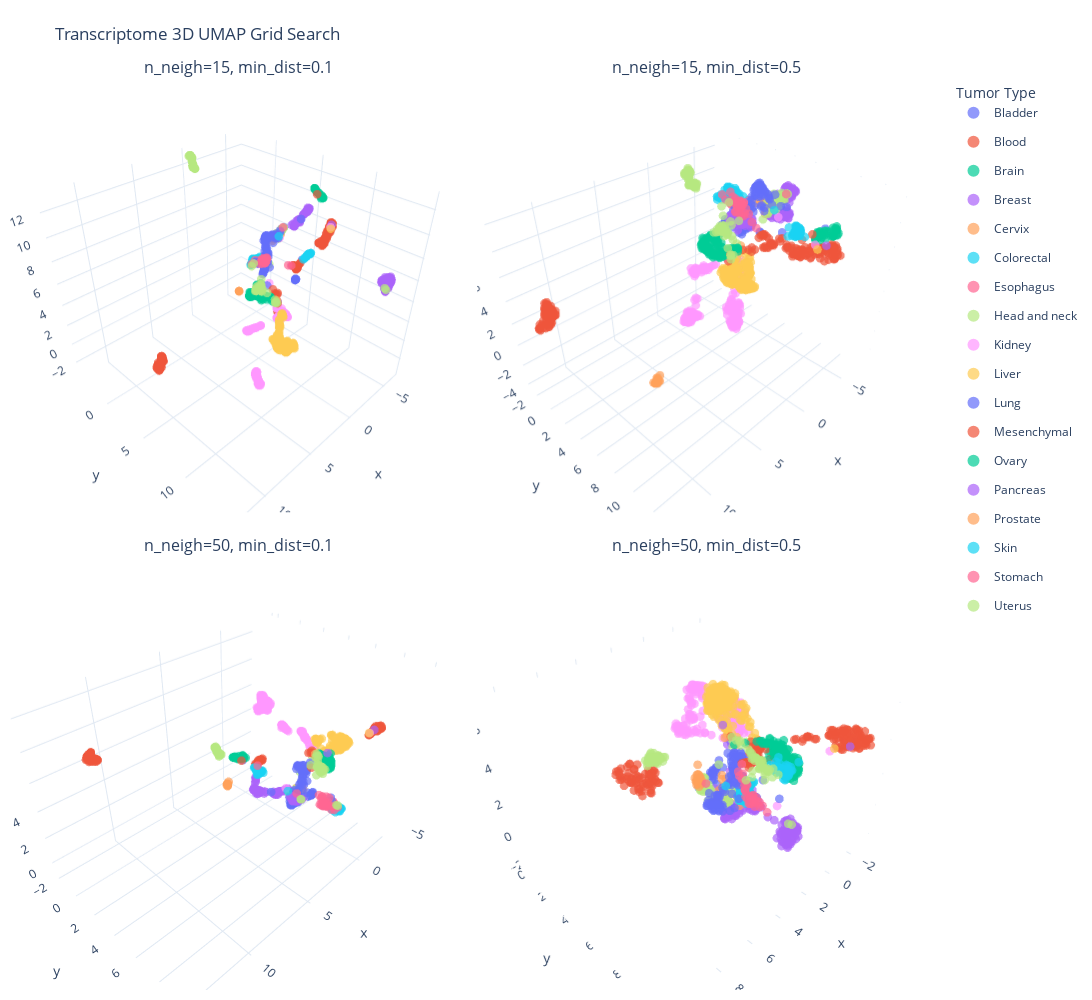

The cell this chart's notebook holds for it:
### Markdown cell above
### UMAP

With t-SNE we saw that assuming linearity is not optimal for RNA-seq dimensionality reduction, but neither t-SNE can capture the global structure of clusters. UMAP is, in fact, the model preferred for reducction of dimensionality in RNA-seq data given that preserves better the global structure of the data and it is computationally faster.

However, the authors designed it to be fully **scikit-learn compatible**, which means it uses the exact same syntax (`fit`, `transform`, `fit_transform`) as the PCA and t-SNE tools you have been using.

Let's try with combinations of the two hyperparameters. In order for connecting interactively multiple plotly plots, we will use Dash (a web app framework).

### Code cell
import itertools as it
import numpy as np
import umap
import plotly.graph_objects as go
from plotly.subplots import make_subplots

# Prepare subplots
n_neighbors_list = [15, 50]
min_dist_list = [0.1, 0.5]
parameter_grid = list(it.product(n_neighbors_list, min_dist_list))

fig = make_subplots(
    rows=2, cols=2,
    specs=[[{'type': 'scene'}, {'type': 'scene'}],
           [{'type': 'scene'}, {'type': 'scene'}]],
    subplot_titles=[f"n_neigh={n}, min_dist={d}" for n, d in parameter_grid],
    vertical_spacing=0.05, horizontal_spacing=0.01
)

# Prepare Colors
unique_labels = np.unique(labels)
plotly_palette = px.colors.qualitative.Plotly 
color_map = {
    label: plotly_palette[i % len(plotly_palette)] 
    for i, label in enumerate(unique_labels)
}

# Iterate over the grid positions
grid_positions = [(1, 1), (1, 2), (2, 1), (2, 2)]
for (n_neigh, m_dist), (row, col) in zip(parameter_grid, grid_positions):
    print(f"Running UMAP: n_neighbors={n_neigh}, min_dist={m_dist}...")

    reducer = umap.UMAP(
        metric='cosine',
        n_components=3, 
        n_neighbors=n_neigh, 
        min_dist=m_dist, 
        random_state=42
    )
    umap_result_3d = reducer.fit_transform(data)
    
    sub_df = pd.DataFrame(
        umap_result_3d, 
        columns=['x', 'y', 'z'], 
        index=expression_df.columns
    )
    sub_df['label'] = labels

    # Add Traces to coordinate subplots(One trace per Tumor Type)
    for label in unique_labels:
        mask = sub_df['label'] == label
        subset = sub_df[mask]
        
        # Only show legend item for the first subplot
        show_legend = True if (row == 1 and col == 1) else False
        
        fig.add_trace(
            go.Scatter3d(
                x=subset['x'], y=subset['y'], z=subset['z'],
                mode='markers',
                marker=dict(
                    size=3,
                    color=color_map[label], # Use the mapped Plotly color
                    opacity=0.7
                ),
                name=str(label),
                legendgroup=str(label), # Links the interactivity
                showlegend=show_legend,
                text=subset.index,
                hovertemplate="<b>%{text}</b><br>" +
                              f"Type: {label}<br>"
            ),
            row=row, col=col
        )

fig.update_layout(
    title_text="Transcriptome 3D UMAP Grid Search",
    height=1000, 
    width=1200,
    template="plotly_white",
    legend=dict(itemsizing='constant', title='Tumor Type'),
    margin=dict(l=10, r=10, b=10, t=80)
)

save_path = path.join('plots', 'UMAP_3D_Grid.html')
fig.write_html(save_path)
fig.show()
